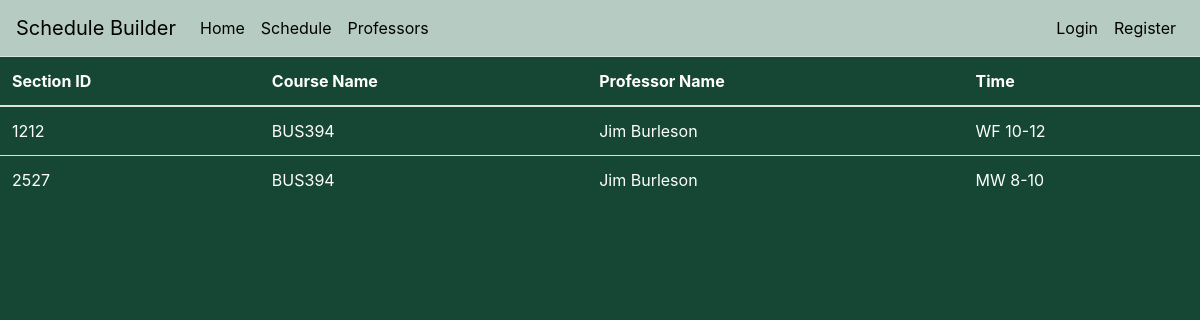
Screenshot of /BUS394 with the database file from the repository.
### ScheduleCrafter/crafter/models.py (models this page shows)
class Section(db.Model):
    __tablename__ = "Sections"
    id = db.Column('SectionID', db.String(length=10), primary_key =True)
    course = db.Column('CourseName',db.String(), db.ForeignKey('Course.id'))
    professor = db.Column('ProfessorName',db.String(), db.ForeignKey('Professor.name'))
    time = db.Column('Time',db.String(length=20), nullable=True)

### ScheduleCrafter/crafter/routes.py (the view)
@app.route('/BUS394')
def BUS394():
    sections = Section.query.filter_by(course='BUS394')
    return render_template('sections.html', sections=sections)

### ScheduleCrafter/crafter/templates/sections.html (shortened to what this page needs)
{% extends 'base.html' %}
{% block content %}
    <table class="table table-hover" style="color:white; ">
        <thead>
            <tr>
                <th scope="col">Section ID</th>
                <th scope="col">Course Name</th>
                <th scope="col">Professor Name</th>
                <th scope="col">Time</th>
            </tr>
        </thead>
        <tbody>
            {% for section in sections %}
                <tr>
                    <td>{{ section.id }}</td>
                    <td>{{ section.course }}</td>
                    <td>{{ section.professor }}</td>
                    <td>{{ section.time }}</td>
                </tr>
            {% endfor %}
        </tbody>
    </table>
{% endblock %}

### ScheduleCrafter/crafter/templates/base.html (style rules this page uses)
body { background-color: #154734; color: white }

### rows the page displays
Section: id "1212", course "BUS394", professor "Jim Burleson", time "WF 10-12"
Section: id "2527", course "BUS394", professor "Jim Burleson", time "MW 8-10"
